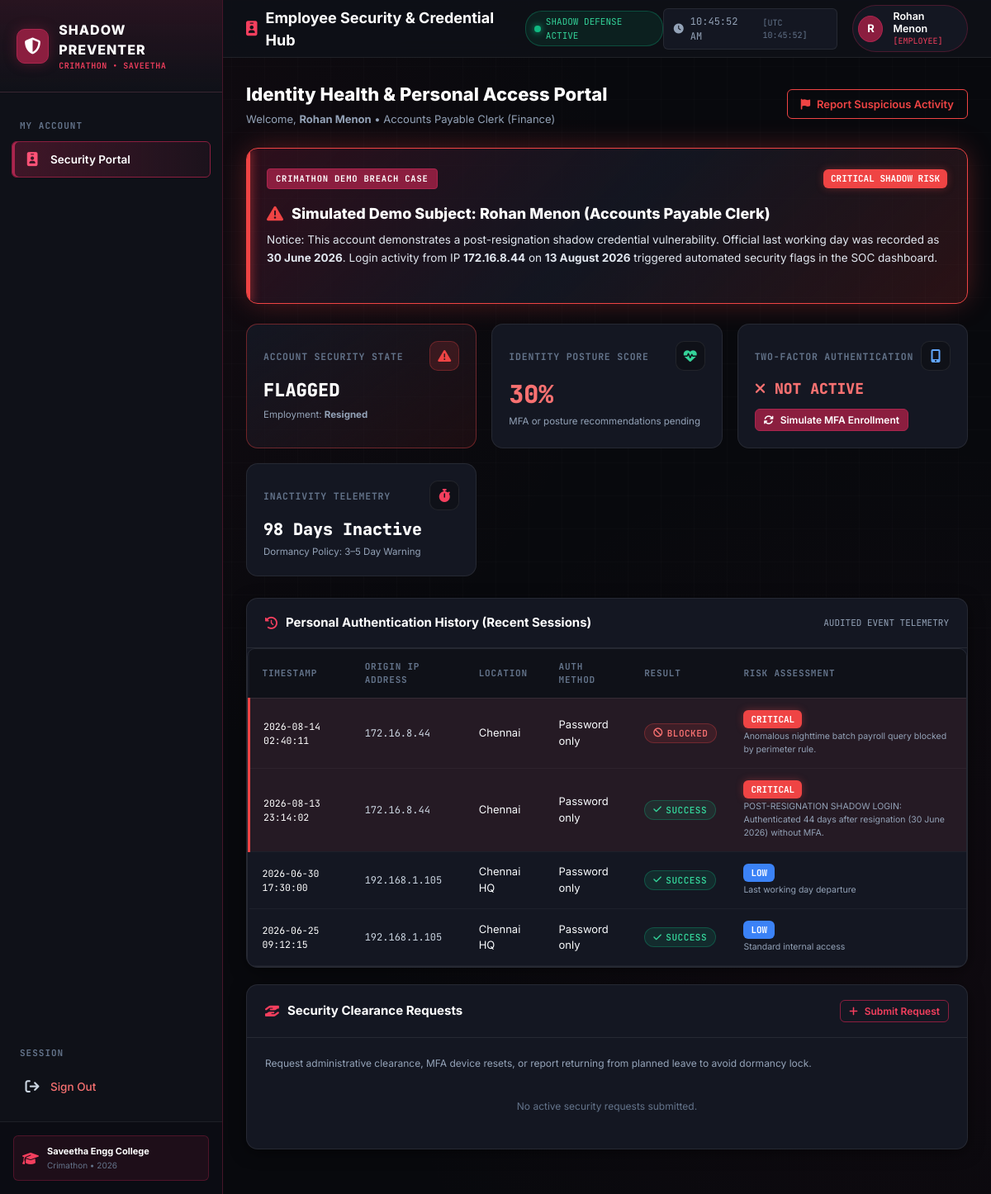
The app's page /employee/portal (signed in) with its own data.
### tables this page shows
CREATE TABLE users (
        id INTEGER PRIMARY KEY AUTOINCREMENT,
        username TEXT UNIQUE NOT NULL,
        password_hash TEXT NOT NULL,
        full_name TEXT NOT NULL,
        email TEXT UNIQUE NOT NULL,
        role TEXT NOT NULL DEFAULT 'employee',
        position TEXT NOT NULL,
        department TEXT NOT NULL,
        employment_status TEXT NOT NULL DEFAULT 'Active',
        resignation_date TEXT,
        account_status TEXT NOT NULL DEFAULT 'Active',
        mfa_enabled INTEGER NOT NULL DEFAULT 0,
        mfa_method TEXT DEFAULT 'None',
        last_login TEXT,
        last_login_ip TEXT,
        last_login_location TEXT,
        created_at TEXT NOT NULL,
        updated_at TEXT NOT NULL
    );

CREATE TABLE login_history (
        id INTEGER PRIMARY KEY AUTOINCREMENT,
        user_id INTEGER NOT NULL,
        username TEXT NOT NULL,
        login_time TEXT NOT NULL,
        ip_address TEXT NOT NULL,
        location TEXT NOT NULL,
        auth_method TEXT NOT NULL DEFAULT 'Password only',
        mfa_used INTEGER NOT NULL DEFAULT 0,
        status TEXT NOT NULL,
        risk_level TEXT NOT NULL DEFAULT 'Low',
        risk_reason TEXT,
        is_suspicious INTEGER NOT NULL DEFAULT 0,
        FOREIGN KEY(user_id) REFERENCES users(id) ON DELETE CASCADE
    );

### app.py (the view)
@app.route('/employee/portal')
@login_required
def employee_portal():
    user = get_current_user()
    if not user:
        return redirect(url_for('login_page'))
    db = get_db()
    history = db.execute(
        "SELECT * FROM login_history WHERE user_id = ? ORDER BY id DESC LIMIT 15",
        (user['id'],)
    ).fetchall()
    requests_list = db.execute(
        "SELECT * FROM approval_requests WHERE requested_by = ? OR target_username = ? ORDER BY id DESC",
        (user['username'], user['username'])
    ).fetchall()
    sec_score = 100
    if not user['mfa_enabled']:
        sec_score -= 30
    if user['account_status'] == 'Flagged':
        sec_score -= 40
    elif user['account_status'] == 'Suspended':
        sec_score = 0
    inactivity_days = calculate_inactivity_days(user['last_login'])
    return render_template(
        'employee_portal.html',
        user=user,
        history=history,
        requests=requests_list,
        sec_score=sec_score,
        inactivity_days=inactivity_days
    )

### templates/employee_portal.html (shortened to what this page needs)
{% extends "base.html" %}
{% block page_title %}
  <i class="fas fa-id-badge" style="color: #f43f5e;"></i>
  <span>Employee Security & Credential Hub</span>
{% endblock %}
{% block content %}
<div class="dashboard-hero-bar">
  <div class="hero-title-group">
    <h1>Identity Health & Personal Access Portal</h1>
    <p>Welcome, <strong>{{ user.full_name }}</strong> &bull; {{ user.position }} ({{ user.department }})</p>
  </div>
  <div class="hero-actions">
    <button type="button" class="btn-cyber btn-outline-danger" onclick="openModal('reportIncidentModal')">
      <i class="fas fa-flag"></i>
      <span>Report Suspicious Activity</span>
    </button>
  </div>
</div>
{% if user.username == 'r.menon' %}
<div class="case-study-hero" style="margin-bottom: 24px;">
  <div class="case-header-row">
    <span class="case-tag-crimathon">CRIMATHON DEMO BREACH CASE</span>
    <span class="badge-severity sev-critical">CRITICAL SHADOW RISK</span>
  </div>
  <div class="case-title">
    <i class="fas fa-triangle-exclamation"></i>
    <span>Simulated Demo Subject: Rohan Menon (Accounts Payable Clerk)</span>
  </div>
  <p class="case-description">
    Notice: This account demonstrates a post-resignation shadow credential vulnerability. Official last working day was recorded as
    <strong>30 June 2026</strong>. Login activity from IP <strong>172.16.8.44</strong> on <strong>13 August 2026</strong>
    triggered automated security flags in the SOC dashboard.
  </p>
</div>
{% endif %}
<div class="kpi-grid" style="grid-template-columns: repeat(auto-fit, minmax(240px, 1fr));">
  <div class="kpi-card {% if user.account_status == 'Active' %}kpi-maroon{% else %}kpi-danger{% endif %}">
    <div class="kpi-header">
      <span class="kpi-title">Account Security State</span>
      <div class="kpi-icon-wrapper">
        <i class="fas fa-{% if user.account_status == 'Active' %}circle-check{% else %}triangle-exclamation{% endif %}"></i>
      </div>
    </div>
    <div class="kpi-value" style="font-size: 22px; text-transform: uppercase;">
      {{ user.account_status }}
    </div>
    <div class="kpi-footer">
      <span>Employment: <strong>{{ user.employment_status }}</strong></span>
    </div>
  </div>
  <div class="kpi-card">
    <div class="kpi-header">
      <span class="kpi-title">Identity Posture Score</span>
      <div class="kpi-icon-wrapper" style="color: #34d399;"><i class="fas fa-heart-pulse"></i></div>
    </div>
    <div class="kpi-value" style="color: {% if sec_score >= 80 %}#34d399{% elif sec_score >= 50 %}#fbbf24{% else %}#f87171{% endif %};">
      {{ sec_score }}%
    </div>
    <div class="kpi-footer">
      <span>{% if sec_score == 100 %}Optimal security compliance{% else %}MFA or posture recommendations pending{% endif %}</span>
    </div>
  </div>
  <div class="kpi-card">
    <div class="kpi-header">
      <span class="kpi-title">Two-Factor Authentication</span>
      <div class="kpi-icon-wrapper" style="color: #60a5fa;"><i class="fas fa-mobile-screen-button"></i></div>
    </div>
    <div class="kpi-value" style="font-size: 18px;">
      {% if user.mfa_enabled %}
      <span style="color: #34d399;"><i class="fas fa-shield"></i> ENROLLED</span>
      {% else %}
      <span style="color: #f87171;"><i class="fas fa-xmark"></i> NOT ACTIVE</span>
      {% endif %}
    </div>
    <div class="kpi-footer" style="margin-top: 6px;">
      <form action="{{ url_for('toggle_mfa') }}" method="POST">
        <button type="submit" class="btn-cyber {% if user.mfa_enabled %}btn-outline{% else %}btn-maroon{% endif %} btn-sm">
          <i class="fas fa-arrows-rotate"></i>
          <span>{% if user.mfa_enabled %}Disable MFA (Test){% else %}Simulate MFA Enrollment{% endif %}</span>
        </button>
      </form>
    </div>
  </div>
  <div class="kpi-card">
    <div class="kpi-header">
      <span class="kpi-title">Inactivity Telemetry</span>
      <div class="kpi-icon-wrapper"><i class="fas fa-stopwatch"></i></div>
    </div>
    <div class="kpi-value" style="font-size: 20px;">
      {{ inactivity_days }} Days Inactive
    </div>
    <div class="kpi-footer">
      <span>Dormancy Policy: 3–5 Day Warning</span>
    </div>
  </div>
</div>
<div class="charts-grid">
  <div class="cyber-card chart-card-lg">
    <div class="card-header-cyber">
      <div class="card-title-cyber">
        <i class="fas fa-clock-rotate-left"></i>
        <span>Personal Authentication History (Recent Sessions)</span>
      </div>
      <div style="font-size: 11px; font-family: var(--font-mono); color: #94a3b8;">
        AUDITED EVENT TELEMETRY
      </div>
    </div>
    <div class="card-body-cyber" style="padding: 0;">
      <div class="table-responsive">
        <table class="cyber-table">
          <thead>
            <tr>
              <th>Timestamp</th>
              <th>Origin IP Address</th>
              <th>Location</th>
              <th>Auth Method</th>
              <th>Result</th>
              <th>Risk Assessment</th>
            </tr>
          </thead>
          <tbody>
            {% for log in history %}
            <tr class="{% if log.risk_level == 'Critical' %}row-flagged{% elif log.risk_level == 'Medium' %}row-dormant{% endif %}">
              <td style="font-family: var(--font-mono); font-size: 11.5px; color: #fff;">
                {{ log.login_time }}
              </td>
              <td style="font-family: var(--font-mono); font-size: 12px; color: #cbd5e1;">
                {{ log.ip_address }}
              </td>
              <td>{{ log.location }}</td>
              <td>{{ log.auth_method }}</td>
              <td>
                {% if log.status == 'Success' %}
                <span class="status-pill status-active"><i class="fas fa-check"></i> Success</span>
                {% elif log.status == 'Blocked' %}
                <span class="status-pill status-suspended"><i class="fas fa-ban"></i> Blocked</span>
                {% else %}
                <span class="status-pill status-flagged">{{ log.status }}</span>
                {% endif %}
              </td>
              <td>
                <span class="badge-severity {% if log.risk_level == 'Critical' %}sev-critical{% elif log.risk_level == 'High' %}sev-high{% elif log.risk_level == 'Medium' %}sev-medium{% else %}sev-low{% endif %}">
                  {{ log.risk_level }}
                </span>
                {% if log.risk_reason %}
                <div style="font-size: 10.5px; color: #94a3b8; margin-top: 2px;">{{ log.risk_reason }}</div>
                {% endif %}
              </td>
            </tr>
            {% else %}
            <tr>
              <td colspan="6" style="text-align: center; padding: 25px; color: #94a3b8;">
                No prior login records found.
              </td>
            </tr>
            {% endfor %}
          </tbody>
        </table>
      </div>
    </div>
  </div>
  <div class="cyber-card chart-card-sm">
    <div class="card-header-cyber">
      <div class="card-title-cyber">
        <i class="fas fa-hand-holding-hand"></i>
        <span>Security Clearance Requests</span>
      </div>
      <button type="button" class="btn-cyber btn-outline-maroon btn-sm" onclick="openModal('newRequestModal')">
        <i class="fas fa-plus"></i> Submit Request
      </button>
    </div>
    <div class="card-body-cyber">
      <p style="font-size: 12px; color: #94a3b8; margin-bottom: 14px;">
        Request administrative clearance, MFA device resets, or report returning from planned leave to avoid dormancy lock.
      </p>
      <div style="display: flex; flex-direction: column; gap: 10px;">
        {% for req in requests %}
        <div style="background: var(--bg-secondary); border: 1px solid var(--border-subtle); padding: 12px; border-radius: var(--radius-sm);">
          <div style="display: flex; justify-content: space-between; align-items: center; margin-bottom: 4px;">
            <strong style="color: #fff; font-size: 12.5px;">{{ req.request_type }}</strong>
            <span class="status-pill {% if req.status == 'Approved' %}status-active{% elif req.status == 'Rejected' %}status-suspended{% else %}status-flagged{% endif %}" style="font-size: 10px;">
              {{ req.status }}
            </span>
          </div>
          <div style="font-size: 11.5px; color: #cbd5e1; margin-bottom: 4px;">{{ req.reason }}</div>
          {% if req.admin_response %}
          <div style="font-size: 10.5px; color: #34d399;">Admin: {{ req.admin_response }}</div>
          {% endif %}
        </div>
        {% else %}
        <div style="text-align: center; padding: 20px; color: #64748b; font-size: 12px;">
          No active security requests submitted.
        </div>
        {% endfor %}
      </div>
    </div>
  </div>
</div>
{% endblock %}

### templates/base.html (shortened to what this page needs)
<!DOCTYPE html>
<html lang="en">
<head>
  <link rel="stylesheet" href="https://cdnjs.cloudflare.com/ajax/libs/font-awesome/6.5.1/css/all.min.css">
  <link rel="stylesheet" href="{{ url_for('static', filename='css/style.css') }}">
  <link rel="stylesheet" href="{{ url_for('static', filename='css/dashboard.css') }}">
</head>
<body>
  <div class="app-container">
    {% if session.get('user_id') %}
    <aside class="sidebar">
      <div class="sidebar-header">
        <div class="brand-icon">
          <i class="fas fa-shield-halved"></i>
        </div>
        <div class="brand-title">
          <span class="brand-name">SHADOW PREVENTER</span>
          <span class="brand-subtitle">CRIMATHON &bull; SAVEETHA</span>
        </div>
      </div>
      <nav class="sidebar-nav">
        {% if session.get('role') == 'admin' %}
        <div class="nav-section-title">SOC Operations</div>
        <a href="{{ url_for('admin_dashboard') }}" class="nav-item {% if request.endpoint == 'admin_dashboard' %}active{% endif %}">
          <i class="fas fa-chart-line"></i>
          <span>SOC Dashboard</span>
        </a>
        <a href="{{ url_for('credential_monitoring') }}" class="nav-item {% if request.endpoint == 'credential_monitoring' %}active{% endif %}">
          <i class="fas fa-user-shield"></i>
          <span>Credential Monitor</span>
          <span class="nav-badge badge-alert">ACTIVE</span>
        </a>
        <a href="{{ url_for('admin_alerts') }}" class="nav-item {% if request.endpoint == 'admin_alerts' %}active{% endif %}">
          <i class="fas fa-bell"></i>
          <span>Threat Alerts</span>
        </a>
        <a href="{{ url_for('admin_approvals') }}" class="nav-item {% if request.endpoint == 'admin_approvals' %}active{% endif %}">
          <i class="fas fa-tasks"></i>
          <span>Admin Approvals</span>
        </a>
        <div class="nav-section-title">Identity & Directory</div>
        <a href="{{ url_for('admin_employees') }}" class="nav-item {% if request.endpoint == 'admin_employees' %}active{% endif %}">
          <i class="fas fa-users-gear"></i>
          <span>Employee Directory</span>
        </a>
        <a href="{{ url_for('admin_audit_logs') }}" class="nav-item {% if request.endpoint == 'admin_audit_logs' %}active{% endif %}">
          <i class="fas fa-file-shield"></i>
          <span>Audit Logs</span>
        </a>
        <div class="nav-section-title">User View</div>
        <a href="{{ url_for('employee_portal') }}" class="nav-item {% if request.endpoint == 'employee_portal' %}active{% endif %}">
          <i class="fas fa-id-badge"></i>
          <span>Employee Portal</span>
        </a>
        {% else %}
        <div class="nav-section-title">My Account</div>
        <a href="{{ url_for('employee_portal') }}" class="nav-item active">
          <i class="fas fa-id-badge"></i>
          <span>Security Portal</span>
        </a>
        {% endif %}
        <div class="nav-section-title" style="margin-top: auto;">Session</div>
        <a href="{{ url_for('logout') }}" class="nav-item" style="color: #f87171;">
          <i class="fas fa-arrow-right-from-bracket"></i>
          <span>Sign Out</span>
        </a>
      </nav>
      <div class="sidebar-footer">
        <div class="college-badge">
          <i class="fas fa-graduation-cap"></i>
          <div class="college-text">
            <strong>Saveetha Engg College</strong>
            <span>Crimathon &bull; 2026</span>
          </div>
        </div>
      </div>
    </aside>
    {% endif %}
    <div class="main-wrapper" {% if not session.get('user_id') %}style="margin-left: 0;"{% endif %}>
      {% if session.get('user_id') %}
      <header class="top-header">
        <div class="header-left">
          <div class="page-title">
            {% block page_title %}Security Command Center{% endblock %}
          </div>
          <div class="system-status-indicator">
            <span class="pulse-dot"></span>
            <span>SHADOW DEFENSE ACTIVE</span>
          </div>
        </div>
        <div class="header-right">
          <div class="terminal-clock" id="terminal-clock-display">
          </div>
          <div class="header-user-profile">
            <div class="avatar-badge">
              {{ session.get('username', 'U')[:1]|upper }}
            </div>
            <div class="user-info-text">
              <span class="user-display-name">{{ session.get('full_name', session.get('username')) }}</span>
              <span class="user-role-badge">[{{ session.get('role', 'user')|upper }}]</span>
            </div>
          </div>
        </div>
      </header>
      {% endif %}
      <main class="content-body">
        {% block content %}{% endblock %}
      </main>
    </div>
  </div>
</body>
</html>

### records on screen
users: get "Rohan Menon", get "EMPLOYEE", full_name "Rohan Menon", position "Accounts Payable Clerk", department "Finance", account_status "FLAGGED", employment_status "Resigned"
login_history: login_time "2026-08-14 02:40:11", ip_address "172.16.8.44", location "Chennai", auth_method "Password only", status "Blocked" (drawn), risk_level "CRITICAL", risk_reason "Anomalous nighttime batch payroll query blocked by perimeter rule."
login_history: login_time "2026-08-13 23:14:02", ip_address "172.16.8.44", location "Chennai", auth_method "Password only", status "Success" (drawn), risk_level "CRITICAL", risk_reason "POST-RESIGNATION SHADOW LOGIN: Authenticated 44 days after resignation (30 June 2026) without MFA."
login_history: login_time "2026-06-30 17:30:00", ip_address "192.168.1.105", location "Chennai HQ", auth_method "Password only", status "Success" (drawn), risk_level "LOW", risk_reason "Last working day departure"
login_history: login_time "2026-06-25 09:12:15", ip_address "192.168.1.105", location "Chennai HQ", auth_method "Password only", status "Success" (drawn), risk_level "LOW", risk_reason "Standard internal access"

### other values on screen
{{ session.get('username', 'U')[:1]|upper }} "R"
{{ sec_score }} "30"
{{ inactivity_days }} "98"
